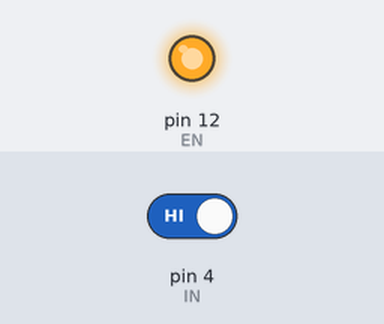
Bench run of a sketch on a simulated Arduino Uno, built with avr-gcc and run on an emulated ATmega328P. Shown: output pins drawn as LEDs (lit = HIGH). The inputs (shaded band) are chosen by the test bench; at power-on: pin 4 (IN) HIGH.

Above: at 1.2 s.
1.3 s: pin 4 (IN) driven LOW
At 2.5 s:
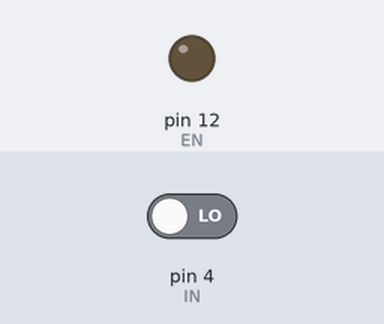
2.8 s: pin 4 (IN) driven HIGH
At 4.1 s:
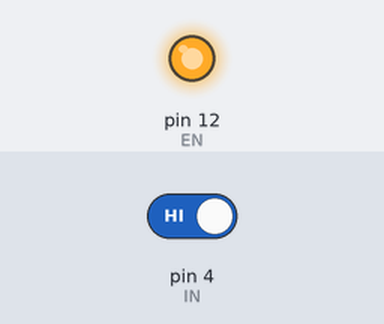
Timing chart, 0 to 5.8 s (numbered marks = the images above; inputs shaded):
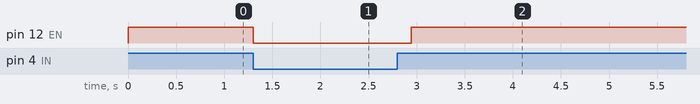

The sketch:

SEND.ino
```cpp
#include <SoftwareSerial.h>
#define RXD 6
#define TXD 5
#define EN 12
#define IN 4

SoftwareSerial RC(TXD,RXD);   //RX TX

void setup() {
  RC.begin(9600);
  pinMode(IN,INPUT);
  pinMode(EN,OUTPUT);
}

void loop() {
  digitalWrite(EN,HIGH);
  bool state = digitalRead(4);
  if(!state){
    digitalWrite(EN,LOW);
    delay(1);
    RC.print("OPEN");
    delay(200);
  }
}
```

Measured:
- after the input at 1.3 s, pin 12 (EN): HIGH → LOW at once
- after the input at 2.8 s, pin 12 (EN): LOW → HIGH after 0.14 s
